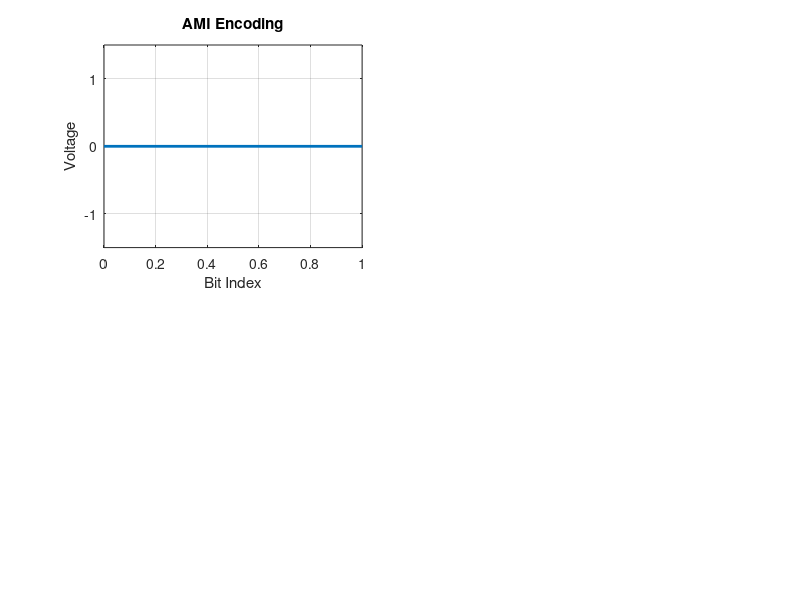

Write MATLAB code to recreate this figure.
clc; %clear workspace command
clear;% clear var
close all; %Close all window

bits=input('Enter binary data: ');
n=length(bits);

%empty array 
ami=zeros(1,n);

pole=1;

%Encode
for  i=1:n
   if bits(i)==1
       ami(i)=pole;
       pole=-pole;
   end
end

disp(ami);


%Decode
decode=zeros(1,n);
for i=1:n
   if ami(i)~=0
       decode(i)=1;
   end


end
disp(decode);


figure
subplot(2,2,1);
stairs(0:n,[ami ami(end)],'LineWidth',2);
ylim([-1.5 1.5]);
yticks([-1 0 1]);
title('AMI Encoding');
xlabel('Bit Index');
ylabel('Voltage');
grid on
